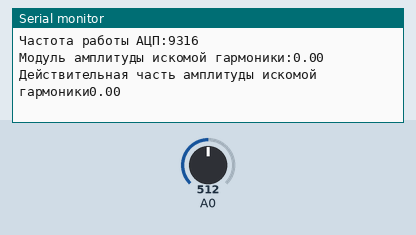
Bench run of a sketch on a simulated Arduino Uno, built with avr-gcc and run on an emulated ATmega328P. On the bench: the last lines printed to the serial monitor. Inputs (shaded band) come from the test bench; at power-on: A0 = 512.

Above: at 5.2 s.
5.3 s: A0 set to 940
At 6.8 s:
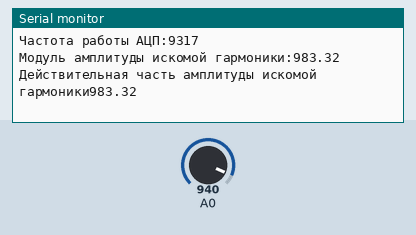
8.3 s: A0 set to 961
At 10.1 s:
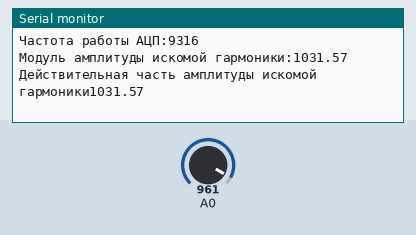
Timing chart, 0 to 10.8 s (numbered marks = the images above; inputs shaded):
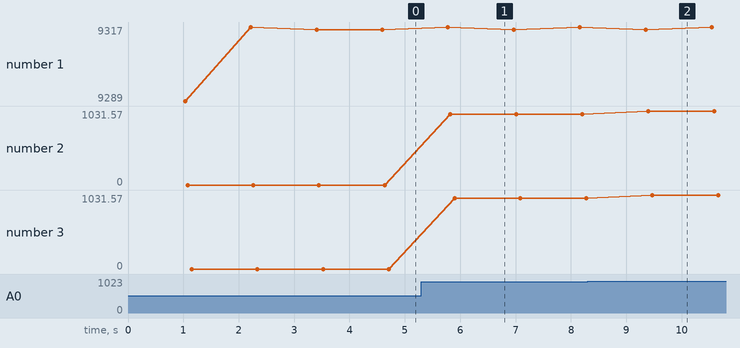

The sketch:

Goertzel_Filter.ino
```cpp
#include "Goertzel.h"
const float CF_FREQUENCY = 1000; // Центральная частота в Гц
const int N = 300; 	             // число выборок (влияет на полосу пропускания фильтра)
float SAMPLING_FREQUENCY = 8900; // Частота сэмплирования

int f_sampling = 0;

//Goertzel G = Goertzel(Центральная частота фильтра в Гц, Частота сэмплирования, Целое число 5 - 300 определяющее полосу пропускания, Половина всей шкалы АЦП микроконтроллера: 512 для 10-битного АЦП (ARDUINO UNO), 1024 для 12-битного АЦП (ARDUINO DUE) );

Goertzel G = Goertzel(CF_FREQUENCY, SAMPLING_FREQUENCY, N, 512);

void setup(){
  Serial.begin(9600);
  delay(1000);
}

void loop()

{
//Выполняет N выборок и рассчитывает точную частоту выборок АЦП (можно потом ввести это значение SAMPLING_FREQUENCY )
  f_sampling = G.sample(A0);

  Serial.print("Частота работы АЦП:"); Serial.println(f_sampling);

  float a1 = G.Full_mag(); //Модуль амплитуды искомой гармоники
  float a2 = G.Re_mag(); //Действительная часть амплитуды искомой гармоник

  Serial.print("Модуль амплитуды искомой гармоники:");              Serial.println(a1);
  Serial.print("Действительная часть амплитуды искомой гармоники"); Serial.println(a2);
  Serial.println();

  delay(1000);
}
```

Goertzel.cpp
```cpp
#include "Arduino.h"       //Стандартная библиотека ядра
#include "Goertzel.h"      //Файл библиотеки

float _SAMPLING_FREQ;
float _TARGET_FREQ;
int _ADC_center;
int M;
float coeff;
float Q1;
float Q2;

int testData[MAXN];

Goertzel::Goertzel(float TARGET_FREQ, float SAMPLING_FREQ, int N, int ADC_center)
{
  _ADC_center = ADC_center;       //Указывается половина всей шкалы АЦП микроконтроллера: 512 для 10-битного АЦП (ARDUINO UNO), 1024 для 12-битного АЦП (ARDUINO DUE)
  _SAMPLING_FREQ = SAMPLING_FREQ;	//Частота сэмплирования
  _TARGET_FREQ = TARGET_FREQ;     //Центральная частота фильтра (должно выть из диапазона SAMPLING_RATE/N)
  if(N > MAXN) {
     M = MAXN;
  } else {
    M = N;
  }

  float omega = (2.0 * PI * _TARGET_FREQ) / _SAMPLING_FREQ;
  coeff = 2.0 * cos(omega);
  ResetGoertzel();
}

// Сброс переменных перед каждым блоком сэмплов
void Goertzel::ResetGoertzel(void)
{
  Q2 = 0;
  Q1 = 0;
}


void Goertzel::ProcessSample(int sample)
{
  float Q0;
  Q0 = coeff * Q1 - Q2 + (float) (sample - _ADC_center);
  Q2 = Q1;
  Q1 = Q0;
}


// Процедура чтения семплов АЦП и определения частоты дискретизации
long Goertzel::sample(int sensorPin)
{
 long t = micros();
  for (int index = 0; index < M; index++)
  {
    testData[index] = analogRead(sensorPin);
  }
  t = micros()-t;
  return 1000000*M/t;
}

//Функция вычисления модуля амплитуды искомой гармоники(действительня+мнимая части)
float Goertzel::Full_mag()
{
  float	magnitude;

  for (int index = 0; index < M; index++)
  {
    ProcessSample(testData[index]);
  }

// Выполнение стандартного алгоритма Герцеля ДПФ
  magnitude = sqrt(Q1*Q1 + Q2*Q2 - coeff*Q1*Q2);

  ResetGoertzel();
  return magnitude;
}

//Функция вычисления действительной части амплитуды искомой гармоники
float Goertzel::Re_mag()
{
  float  magnitude;

  for (int index = 0; index < M; index++)
  {
    ProcessSample(testData[index]);
  }

//Выполнение стандартного алгоритма Герцеля ДПФ
  magnitude = sqrt(Q1*Q1 + Q2*(Q2-Q1*coeff));

  ResetGoertzel();
  return magnitude;
}
```

Goertzel.h
```cpp
//Алгоритм Гёрцеля (Goertzel algorithm) — это специальная реализация дискретного преобразования Фурье (ДПФ) в форме рекурсивного фильтра.
//В отличие от быстрого преобразования Фурье, вычисляющего все частотные компоненты ДПФ, алгоритм Гёрцеля позволяет эффективно вычислить значение одного частотного компонента.
//Библиотека может быть использованая для создания низкочастотных цифровых филитров с относительно узкой полосой пропускания.
//Также возможно применение библиотеки для выделения и последующей обработки промежуточной частоты в самодельной измерительной аппаратуре.

#ifndef Goertzel_h
#define Goertzel_h

#include "Arduino.h"

const int MAXN = 300; //Максимальное число семлов (влияет на использование ОЗУ)

//Описание библиотеки
class Goertzel
{
//Класс и фунции библиотеки
  public:
    Goertzel(float,float,int,int);
	long sample(int);
	float Full_mag();
  float Re_mag();

//Внутренние функции библиотеки
  private:
	void ProcessSample(int);
	void ResetGoertzel(void);

};

#endif
```

Measured:
- after the input at 5.3 s, the serial monitor: prints a new line after 0.52 s (image 1)
- after the input at 8.3 s, the serial monitor: prints a new line after 1.1 s (image 2)
- plotted number 2: 0 → 983.32 after the input at 5.3 s, 983.32 → 1031.57 after the input at 8.3 s
- plotted number 3: 0 → 983.32 after the input at 5.3 s, 983.32 → 1031.57 after the input at 8.3 s
